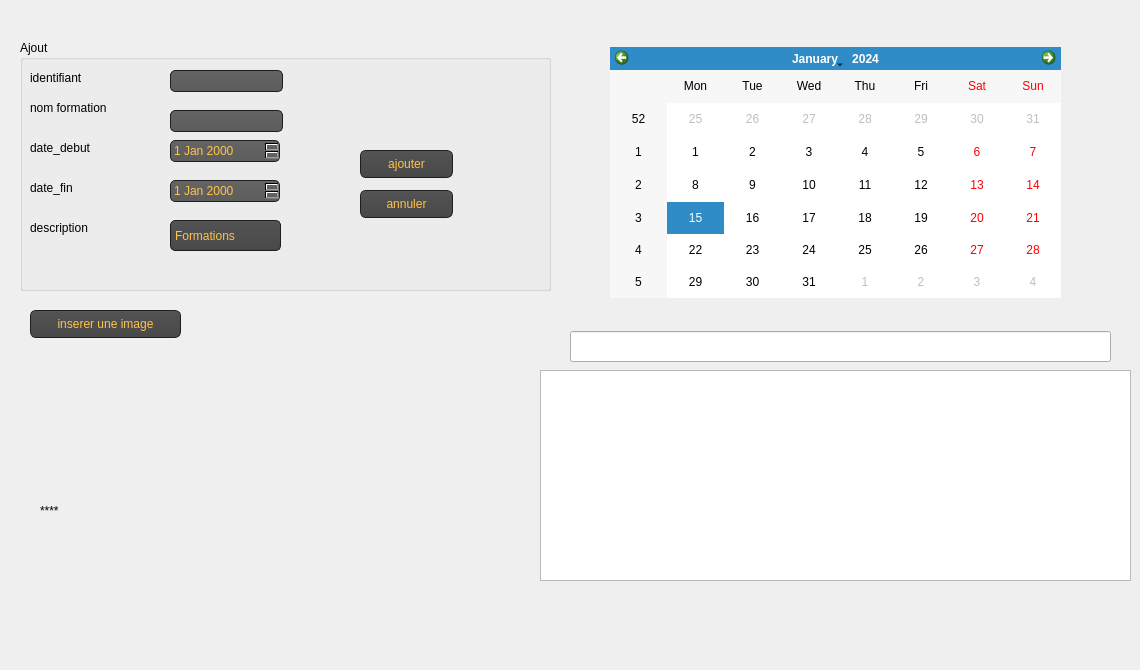
     <widget class="QWidget" name="tab_10">
      <attribute name="title">
       <string>Ajouter une formation</string>
      </attribute>
      <widget class="QGroupBox" name="groupBox_3">
       <property name="geometry">
        <rect>
         <x>20</x>
         <y>40</y>
         <width>531</width>
         <height>251</height>
        </rect>
       </property>
       <property name="title">
        <string>Ajout </string>
       </property>
       <widget class="QLabel" name="label_26">
        <property name="geometry">
         <rect>
          <x>10</x>
          <y>30</y>
          <width>81</width>
          <height>16</height>
         </rect>
        </property>
        <property name="text">
         <string>identifiant</string>
        </property>
       </widget>
       <widget class="QLabel" name="label_27">
        <property name="geometry">
         <rect>
          <x>10</x>
          <y>60</y>
          <width>91</width>
          <height>16</height>
         </rect>
        </property>
        <property name="text">
         <string>nom formation</string>
        </property>
       </widget>
       <widget class="QLabel" name="label_28">
        <property name="geometry">
         <rect>
          <x>10</x>
          <y>100</y>
          <width>91</width>
          <height>16</height>
         </rect>
        </property>
        <property name="text">
         <string>date_debut</string>
        </property>
       </widget>
       <widget class="QLabel" name="label_29">
        <property name="geometry">
         <rect>
          <x>10</x>
          <y>140</y>
          <width>56</width>
          <height>16</height>
         </rect>
        </property>
        <property name="text">
         <string>date_fin</string>
        </property>
       </widget>
       <widget class="QLabel" name="label_30">
        <property name="geometry">
         <rect>
          <x>10</x>
          <y>180</y>
          <width>81</width>
          <height>16</height>
         </rect>
        </property>
        <property name="text">
         <string>description</string>
        </property>
       </widget>
       <widget class="QLineEdit" name="le_id">
        <property name="geometry">
         <rect>
          <x>150</x>
          <y>30</y>
          <width>113</width>
          <height>22</height>
         </rect>
        </property>
        <property name="styleSheet">
         <string notr="true">QLineEdit
{
color: #ffc34a;
    background-color: QLinearGradient( x1: 0, y1: 0, x2: 0, y2: 1, stop: 0 #ffc34a, stop: 0 #646464, stop: 1 #5d5d5d);
    padding: 1px;
    border-style: solid;
    border: 1px solid #1e1e1e;
    border-radius: 5;
}</string>
        </property>
       </widget>
       <widget class="QLineEdit" name="le_nom">
        <property name="geometry">
         <rect>
          <x>150</x>
          <y>70</y>
          <width>113</width>
          <height>22</height>
         </rect>
        </property>
        <property name="styleSheet">
         <string notr="true">QLineEdit
{
color: #ffc34a;
    background-color: QLinearGradient( x1: 0, y1: 0, x2: 0, y2: 1, stop: 0 #ffc34a, stop: 0 #646464, stop: 1 #5d5d5d);
    padding: 1px;
    border-style: solid;
    border: 1px solid #1e1e1e;
    border-radius: 5;
}</string>
        </property>
       </widget>
       <widget class="QPushButton" name="pb_ajouter">
        <property name="geometry">
         <rect>
          <x>340</x>
          <y>110</y>
          <width>93</width>
          <height>28</height>
         </rect>
        </property>
        <property name="styleSheet">
         <string notr="true">QPushButton
{
    color: #ffc34a;
    background-color: QLinearGradient( x1: 0, y1: 0, x2: 0, y2: 1, stop: 0 #565656, stop: 0.1 #525252, stop: 0.5 #4e4e4e, stop: 0.9 #4a4a4a, stop: 1 #464646);
    border-width: 1px;
    border-color: #1e1e1e;
    border-style: solid;
    border-radius: 6;
    padding: 3px;
    font-size: 12px;
    padding-left: 5px;
    padding-right: 5px;
}

QPushButton:pressed
{
    background-color: QLinearGradient( x1: 0, y1: 0, x2: 0, y2: 1, stop: 0 #2d2d2d, stop: 0.1 #2b2b2b, stop: 0.5 #292929, stop: 0.9 #282828, stop: 1 #252525);
}</string>
        </property>
        <property name="text">
         <string>ajouter</string>
        </property>
       </widget>
       <widget class="QPushButton" name="pb_annuler_aj">
        <property name="geometry">
         <rect>
          <x>340</x>
          <y>150</y>
          <width>93</width>
          <height>28</height>
         </rect>
        </property>
        <property name="styleSheet">
         <string notr="true">QPushButton
{
    color: #ffc34a;
    background-color: QLinearGradient( x1: 0, y1: 0, x2: 0, y2: 1, stop: 0 #565656, stop: 0.1 #525252, stop: 0.5 #4e4e4e, stop: 0.9 #4a4a4a, stop: 1 #464646);
    border-width: 1px;
    border-color: #1e1e1e;
    border-style: solid;
    border-radius: 6;
    padding: 3px;
    font-size: 12px;
    padding-left: 5px;
    padding-right: 5px;
}

QPushButton:pressed
{
    background-color: QLinearGradient( x1: 0, y1: 0, x2: 0, y2: 1, stop: 0 #2d2d2d, stop: 0.1 #2b2b2b, stop: 0.5 #292929, stop: 0.9 #282828, stop: 1 #252525);
}</string>
        </property>
        <property name="text">
         <string>annuler</string>
        </property>
       </widget>
       <widget class="QDateEdit" name="dateEdit_d">
        <property name="geometry">
         <rect>
          <x>150</x>
          <y>100</y>
          <width>110</width>
          <height>22</height>
         </rect>
        </property>
        <property name="styleSheet">
         <string notr="true">QDateEdit
{
color: #ffc34a;
    background-color: QLinearGradient( x1: 0, y1: 0, x2: 0, y2: 1, stop: 0 #ffc34a, stop: 0 #646464, stop: 1 #5d5d5d);
    padding: 1px;
    border-style: solid;
    border: 1px solid #1e1e1e;
    border-radius: 5;
}</string>
        </property>
       </widget>
       <widget class="QDateEdit" name="dateEdit_f">
        <property name="geometry">
         <rect>
          <x>150</x>
          <y>140</y>
          <width>110</width>
          <height>22</height>
         </rect>
        </property>
        <property name="styleSheet">
         <string notr="true">QDateEdit
{
color: #ffc34a;
    background-color: QLinearGradient( x1: 0, y1: 0, x2: 0, y2: 1, stop: 0 #ffc34a, stop: 0 #646464, stop: 1 #5d5d5d);
    padding: 1px;
    border-style: solid;
    border: 1px solid #1e1e1e;
    border-radius: 5;
}</string>
        </property>
       </widget>
       <widget class="QComboBox" name="des">
        <property name="geometry">
         <rect>
          <x>150</x>
          <y>180</y>
          <width>111</width>
          <height>31</height>
         </rect>
        </property>
        <property name="styleSheet">
         <string notr="true">QComboBox
{
 color: #ffc34a;
    selection-background-color: #ffaa00;
    background-color: QLinearGradient( x1: 0, y1: 0, x2: 0, y2: 1, stop: 0 #565656, stop: 0.1 #525252, stop: 0.5 #4e4e4e, stop: 0.9 #4a4a4a, stop: 1 #464646);
    border-style: solid;
    border: 1px solid #1e1e1e;
    border-radius: 5;
}

QComboBox:hover,QPushButton:hover
{
    border: 2px solid QLinearGradient( x1: 0, y1: 0, x2: 0, y2: 1, stop: 0 #ffa02f, stop: 1 #d7801a);
}


QComboBox:on
{
    padding-top: 3px;
    padding-left: 4px;
    background-color: QLinearGradient( x1: 0, y1: 0, x2: 0, y2: 1, stop: 0 #2d2d2d, stop: 0.1 #2b2b2b, stop: 0.5 #292929, stop: 0.9 #282828, stop: 1 #252525);
    selection-background-color: #ffaa00;
}

QComboBox QAbstractItemView
{
    border: 2px solid darkgray;
    selection-background-color: QLinearGradient( x1: 0, y1: 0, x2: 0, y2: 1, stop: 0 #ffa02f, stop: 1 #d7801a);
}

QComboBox::drop-down
{
     subcontrol-origin: padding;
     subcontrol-position: top right;
     width: 15px;

     border-left-width: 0px;
     border-left-color: darkgray;
     border-left-style: solid; /* just a single line */
     border-top-right-radius: 3px; /* same radius as the QComboBox */
     border-bottom-right-radius: 3px;
 }

QComboBox::down-arrow
{
     image: url(:/down_arrow.png);
}</string>
        </property>
        <item>
         <property name="text">
          <string>Formations</string>
         </property>
        </item>
        <item>
         <property name="text">
          <string>Conferences</string>
         </property>
        </item>
       </widget>
      </widget>
      <widget class="QTableView" name="tableView_calendar">
       <property name="geometry">
        <rect>
         <x>540</x>
         <y>370</y>
         <width>591</width>
         <height>211</height>
        </rect>
       </property>
      </widget>
      <widget class="QLineEdit" name="lineEdit_calendar">
       <property name="geometry">
        <rect>
         <x>570</x>
         <y>331</y>
         <width>541</width>
         <height>31</height>
        </rect>
       </property>
      </widget>
      <widget class="QLabel" name="label_img">
       <property name="geometry">
        <rect>
         <x>40</x>
         <y>360</y>
         <width>381</width>
         <height>301</height>
        </rect>
       </property>
       <property name="text">
        <string>****</string>
       </property>
      </widget>
      <widget class="QPushButton" name="pb_insert">
       <property name="geometry">
        <rect>
         <x>30</x>
         <y>310</y>
         <width>151</width>
         <height>28</height>
        </rect>
       </property>
       <property name="styleSheet">
        <string notr="true">QPushButton
{
    color: #ffc34a;
    background-color: QLinearGradient( x1: 0, y1: 0, x2: 0, y2: 1, stop: 0 #565656, stop: 0.1 #525252, stop: 0.5 #4e4e4e, stop: 0.9 #4a4a4a, stop: 1 #464646);
    border-width: 1px;
    border-color: #1e1e1e;
    border-style: solid;
    border-radius: 6;
    padding: 3px;
    font-size: 12px;
    padding-left: 5px;
    padding-right: 5px;
}

QPushButton:pressed
{
    background-color: QLinearGradient( x1: 0, y1: 0, x2: 0, y2: 1, stop: 0 #2d2d2d, stop: 0.1 #2b2b2b, stop: 0.5 #292929, stop: 0.9 #282828, stop: 1 #252525);
}</string>
       </property>
       <property name="text">
        <string>inserer une image</string>
       </property>
      </widget>
      <widget class="QCalendarWidget" name="calendarWidget">
       <property name="geometry">
        <rect>
         <x>610</x>
         <y>47</y>
         <width>451</width>
         <height>251</height>
        </rect>
       </property>
      </widget>
     </widget>
